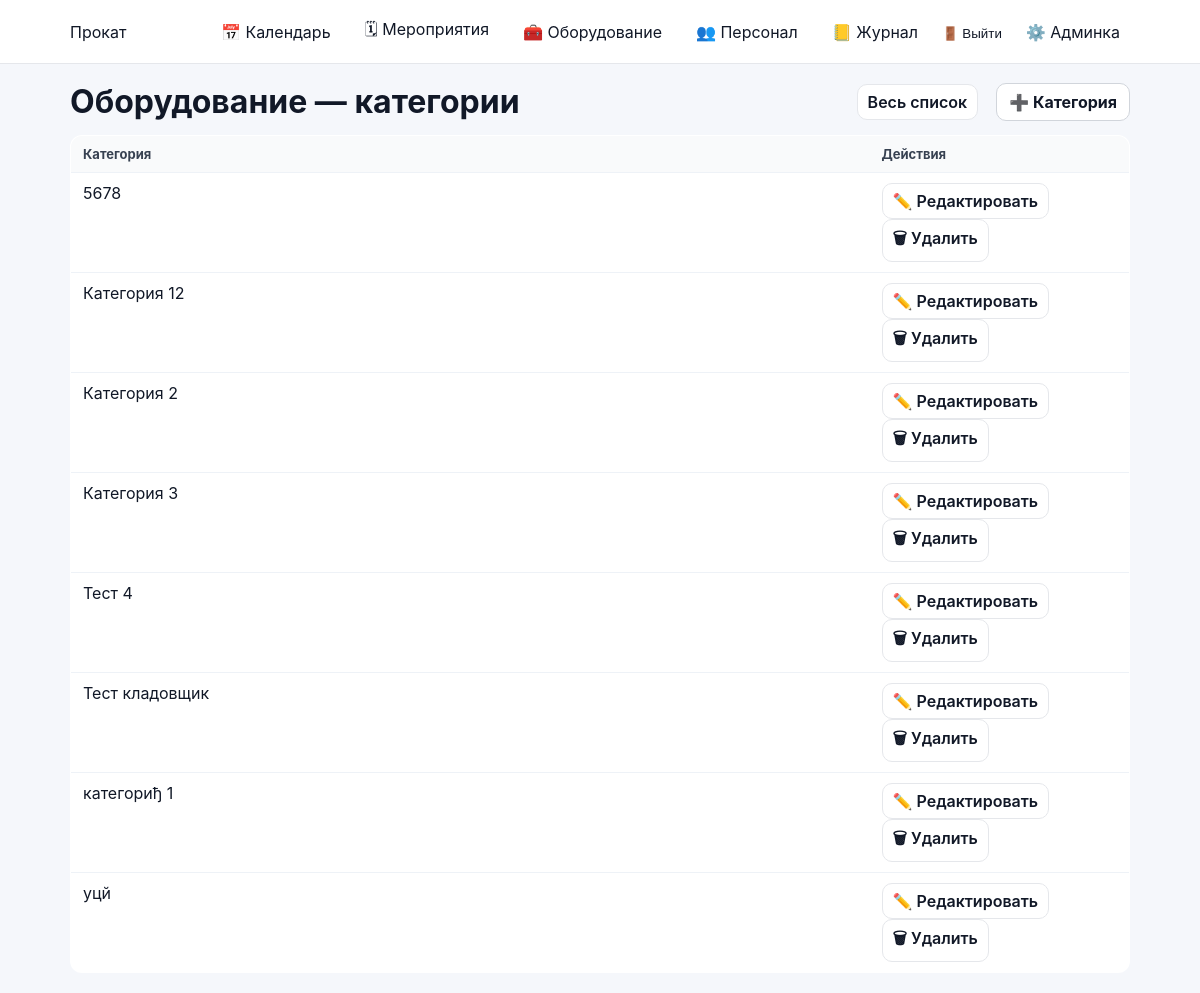
The app's page /equipment/categories/ (signed in) with its own data.
### inventory/models.py (models this page shows, shortened)
class EquipmentCategory(models.Model):
    name = models.CharField(max_length=100, unique=True)

### inventory/views.py (the view)
# urls.py: path("equipment/categories/", views.equipment_list_categories_view, name="equipment_list_categories"),
@login_required
def equipment_list_categories_view(request):
    categories = EquipmentCategory.objects.order_by("name")
    return render(request, "inventory/equipment_list_categories.html", {
        "categories": categories,
        "can_manage": can_edit_inventory(request.user),
    })

### accounts/context_processors.py (called while the page is built)
def authz_flags(request):
    user = getattr(request, "user", None)
    return {
        "can_manage_staff": can_manage_staff(user),
        "can_edit_event_card": can_edit_event_card(user),
        "can_edit_event_equipment": can_edit_event_equipment(user),
        "can_edit_inventory": can_edit_inventory(user),
    }

### accounts/permissions.py (called while the page is built)
def _ok(user) -> bool:
    return bool(user and user.is_authenticated)

def is_super(user) -> bool:
    return bool(_ok(user) and getattr(user, "is_superuser", False))

def can_manage_staff(user) -> bool:
    return is_super(user) or (_ok(user) and user.has_perm("accounts.manage_staff"))

def can_edit_inventory(user) -> bool:
    return is_super(user) or (_ok(user) and user.has_perm("inventory.manage_inventory"))

def can_edit_event_card(user) -> bool:
    return is_super(user) or (_ok(user) and user.has_perm("events.edit_event_card"))

def can_edit_event_equipment(user) -> bool:
    return is_super(user) or (_ok(user) and user.has_perm("events.edit_event_equipment"))

### inventory/templates/inventory/equipment_list_categories.html
{% extends "base.html" %}
{% block content %}
<div class="toolbar">
  <h1 style="margin:0;">Оборудование — категории</h1>
  <div style="display:flex; gap:10px; align-items:center;">
    <a class="btn-secondary" href="{% url 'equipment_list_all' %}">Весь список</a>
    {% if can_manage %}
      <a class="btn" href="{% url 'category_add' %}">➕ Категория</a>
    {% endif %}
  </div>
</div>
<table class="list-table">
  <thead>
    <tr>
      <th>Категория</th>
      {% if can_manage %}
        <th style="width:260px;">Действия</th>
      {% endif %}
    </tr>
  </thead>
  <tbody>
    {% for c in categories %}
      <tr>
        <td>
          <a href="{% url 'equipment_category_detail' c.id %}">{{ c.name }}</a>
        </td>
        {% if can_manage %}
          <td>
            <a class="btn-secondary" href="{% url 'category_edit' c.id %}">✏️ Редактировать</a>
            <a class="btn-secondary" href="{% url 'category_delete' c.id %}">🗑 Удалить</a>
          </td>
        {% endif %}
      </tr>
    {% empty %}
      <tr><td colspan="2">Категорий пока нет</td></tr>
    {% endfor %}
  </tbody>
</table>
{% endblock %}

### static/css/base.css (style rules this page uses)
* { box-sizing: border-box; }
html, body { height: 100%; }
body { margin: 0; font-family: -apple-system, BlinkMacSystemFont, "Segoe UI", Roboto, Arial, sans-serif; background: #f5f7fb; color: #111827; }
a { color: inherit; text-decoration: none; }
.btn { display: inline-flex; align-items: center; gap: 8px; padding: 8px 12px; border-radius: 10px; border: 1px solid #d1d5db; background: #ffffff; color: #111827; font-weight: 700; cursor: pointer; text-decoration: none; }
.btn-secondary { display: inline-flex; align-items: center; padding: 7px 10px; border-radius: 10px; border: 1px solid #e5e7eb; background: #ffffff; color: #111827; font-weight: 600; text-decoration: none; margin-right: 8px; }
.toolbar { display: flex; align-items: center; justify-content: space-between; gap: 12px; margin-bottom: 14px; }
.list-table { width: 100%; border-collapse: collapse; background: #ffffff; border: 1px solid #e5e7eb; border-radius: 12px; overflow: hidden; }
.list-table th, .list-table td { padding: 10px 12px; border-bottom: 1px solid #eef2f7; text-align: left; vertical-align: top; }
.list-table th { background: #f9fafb; font-size: 13px; color: #374151; }
.list-table tr:last-child td { border-bottom: 0; }

### records on screen
EquipmentCategory: name "5678"
EquipmentCategory: name "Категория 12"
EquipmentCategory: name "Категория 2"
EquipmentCategory: name "Категория 3"
EquipmentCategory: name "Тест 4"
EquipmentCategory: name "Тест кладовщик"
EquipmentCategory: name "категориђ 1"
EquipmentCategory: name "уцй"
